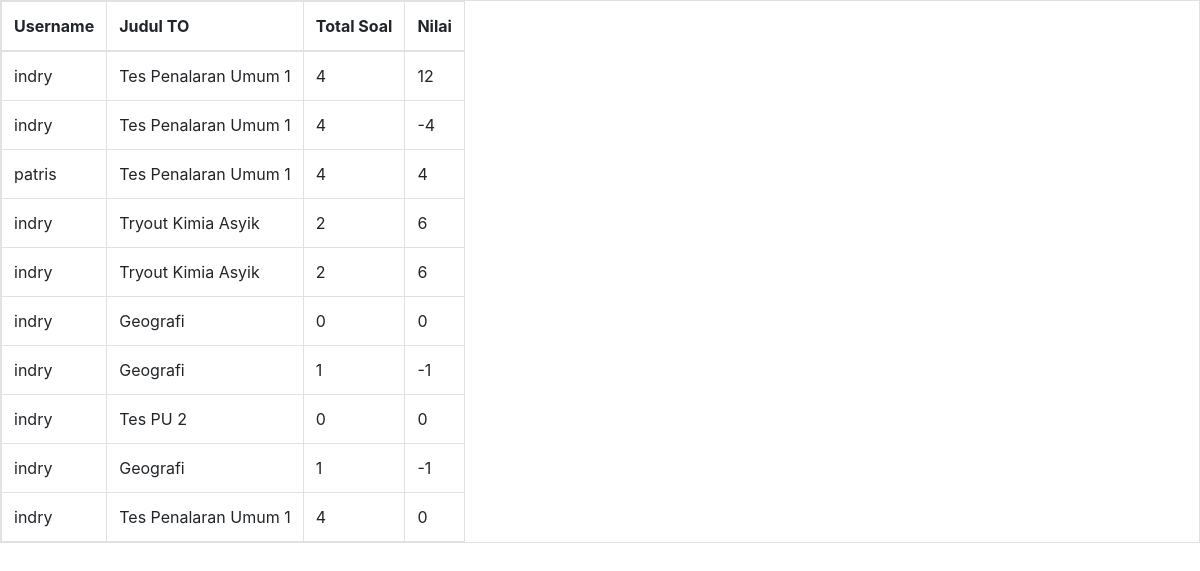
The page /admin/datatables_hasilto.php on the database its author committed.
### tables this page shows
CREATE TABLE `exam_results` (
  `id` int(11) NOT NULL,
  `username` varchar(80) NOT NULL,
  `judul_to` varchar(100) NOT NULL,
  `subtes` varchar(50) NOT NULL,
  `total_question` varchar(10) NOT NULL,
  `correct_answer` varchar(10) NOT NULL,
  `wrong_answer` varchar(10) NOT NULL,
  `exam_time` varchar(50) NOT NULL
);

### admin/datatables_hasilto.php (the view, shortened to what this page needs)
<!DOCTYPE html>
<html>
<head>
    <link rel="stylesheet" href="https://cdnjs.cloudflare.com/ajax/libs/twitter-bootstrap/4.1.3/css/bootstrap.css" />
    <link rel="stylesheet" href="https://cdn.datatables.net/1.10.19/css/dataTables.bootstrap4.min.css" />
</head>
<body>
<table id="tabel-data" class="table table-bordered table-responsive">
    <thead>
        <tr>
            <th>Username</th>
            <th>Judul TO</th>
            <th>Total Soal</th>
            <th>Nilai</th>
        </tr>
    </thead>
    <tbody>
    <?php
        $res = mysqli_query($conn,"SELECT * FROM exam_results");
        while($row = mysqli_fetch_array($res))
        {
            $nilai = $row["correct_answer"] * 3 + $row["wrong_answer"] * -1;
            echo "<tr>
            <td>".$row['username']."</td>
            <td>".$row['judul_to']."</td>
            <td>".$row['total_question']."</td>
            <td>".$nilai."</td>
        </tr>";
        }
    ?>
    </tbody>
</table>
</body>
</html>

### rows shown on the page
exam_results: username "indry", judul_to "Tes Penalaran Umum 1", total_question "4", nilai "12"
exam_results: username "indry", judul_to "Tes Penalaran Umum 1", total_question "4", nilai "-4"
exam_results: username "patris", judul_to "Tes Penalaran Umum 1", total_question "4", nilai "4"
exam_results: username "indry", judul_to "Tryout Kimia Asyik", total_question "2", nilai "6"
exam_results: username "indry", judul_to "Tryout Kimia Asyik", total_question "2", nilai "6"
exam_results: username "indry", judul_to "Geografi", total_question "0", correct_answer "0"
exam_results: username "indry", judul_to "Geografi", total_question "1", nilai "-1"
exam_results: username "indry", judul_to "Tes PU 2", total_question "0", correct_answer "0"
exam_results: username "indry", judul_to "Geografi", total_question "1", nilai "-1"
exam_results: username "indry", judul_to "Tes Penalaran Umum 1", total_question "4", nilai "0"
